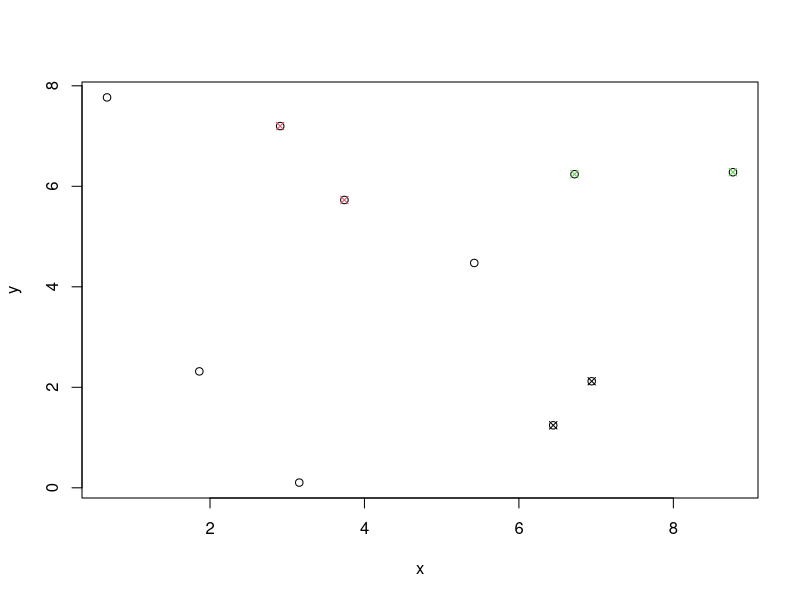
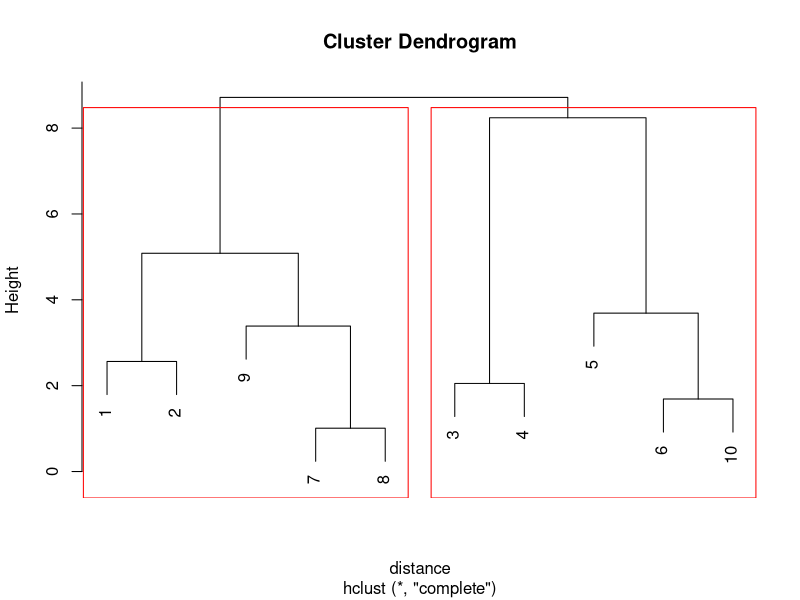
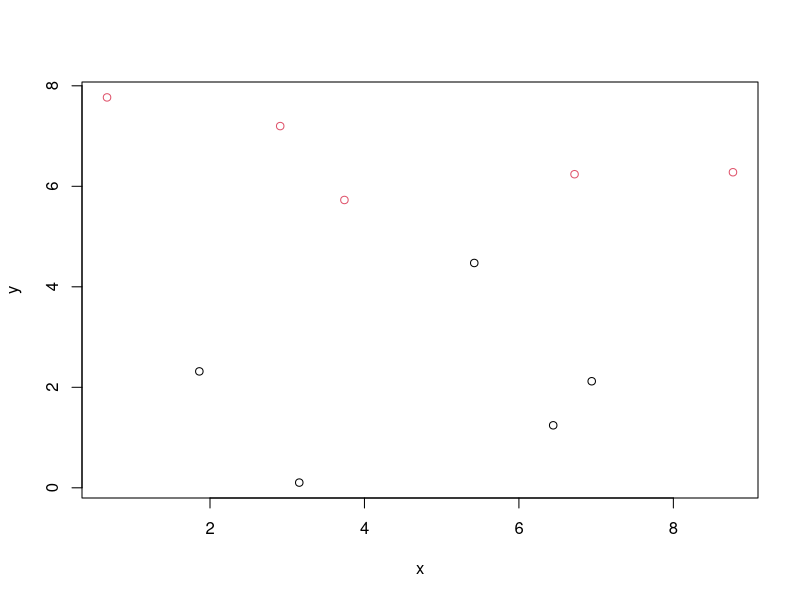

Reproduce these figures in R, in order.
## ---- chunk 1
distance <- function(x1,y1,x2,y2) {
  sqrt((x2-x1)^2 + (y2-y1)^2)
}
distance(24,13,64,53)

x <- c(rnorm(2)+2,rnorm(2)+8,rnorm(2)+2,rnorm(2)+8,rnorm(2)+5) 
y <- c(rnorm(2)+2,rnorm(2)+8,rnorm(2)+8,rnorm(2)+2,rnorm(2)+5) 
points <- data.frame(cbind(x,y))
plot(y ~ x, points)

df <- data.frame(nrow=0,ncol=4)
for(i in 1:10) {
  for(j in 1:10) {
    if(i>j) {
      df[10*(i-1)+j,1] <- points[i,1]
      df[10*(i-1)+j,2] <- points[i,2]
      df[10*(i-1)+j,3] <- points[j,1]
      df[10*(i-1)+j,4] <- points[j,2]
    } 
  }
}
df <- df[complete.cases(df),]

df$dist <- sqrt((df[,3]-df[,1])^2 + (df[,4]-df[,2])^2)
df <- df[order(df$dist),]

for(i in 1:3) {
  points(df[i,1], df[i,2], col=i, pch=4)
  points(df[i,3], df[i,4], col=i, pch=4)
}

distance  <- dist(points)
cluster <- hclust(distance)
plot(cluster)
rect.hclust(cluster, k=2, border="red")
groups <- cutree(cluster, k=2)
plot(y ~ x, points, col=groups)
